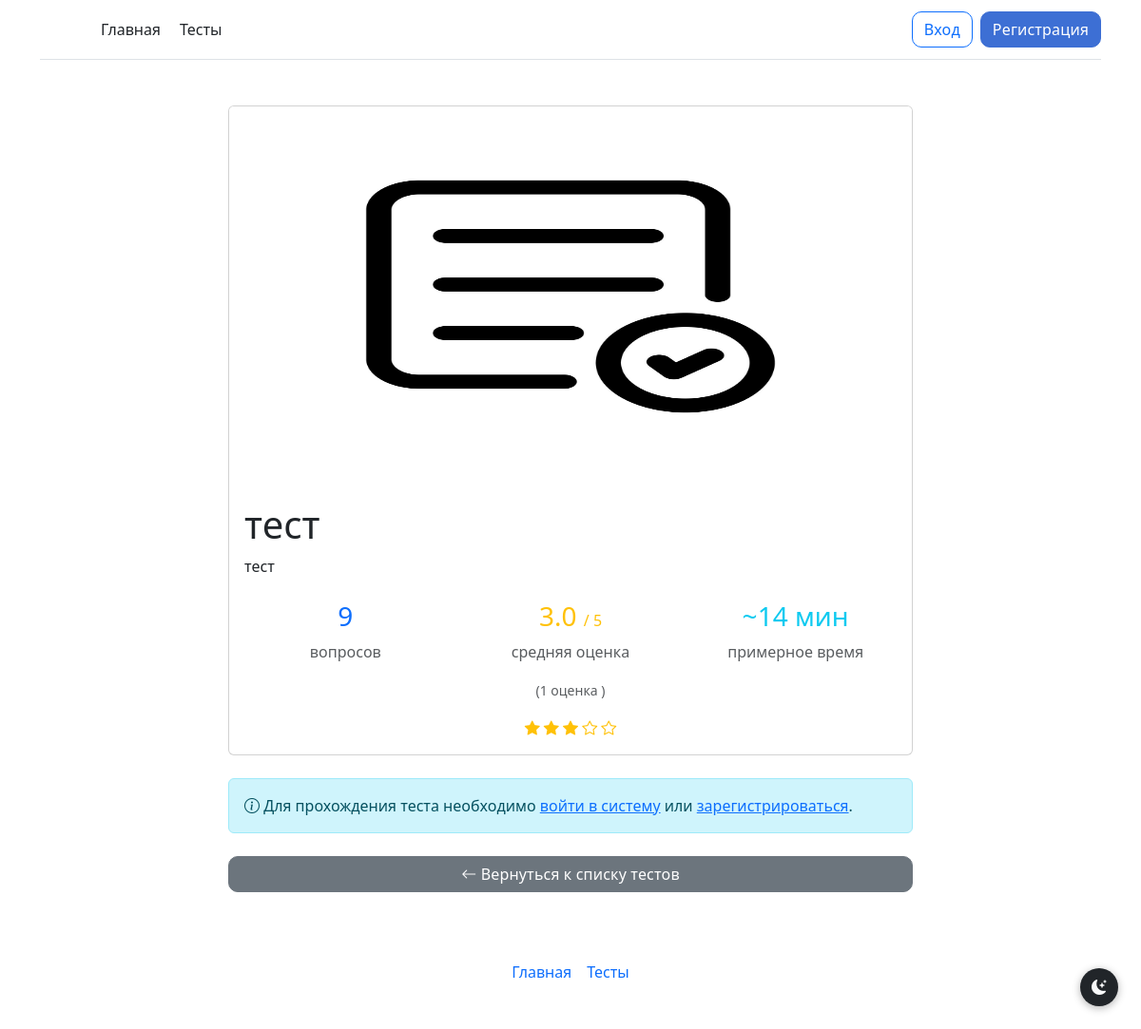
/test/тест , run on the app's committed database.
### models.py (models this page shows)
class Tests(db.Model):
    test_id = db.Column(db.Integer, primary_key=True)
    test_id_creator = db.Column(db.Integer)
    test_name = db.Column(db.String)
    test_description = db.Column(db.String)
    test_status = db.Column(db.Integer)
    test_image = db.Column(db.String)
    test_cat_id = db.Column(db.Integer, default=None)  # ссылка на TestCategory.cat_id или None

### routes/tests.py (the view)
@tests_bp.route('/test/<test_name>')
def view_test(test_name):
    test = Tests.query.filter_by(test_name=test_name, test_status=2).first()
    if not test:
        flash("Тест не найден!", 'danger')
        return redirect("/tests")
    questions_count = Tests_questions.query.filter_by(test_q_test_id=test.test_id, test_q_status=2).count()
    scores = Test_scores.query.filter_by(test_s_test_id=test.test_id).all()
    average_score = round(sum(s.test_s_score for s in scores) / len(scores), 1) if scores else 0
    user_score = None
    active_test = None
    if current_user.is_authenticated:
        user_score = Test_scores.query.filter_by(
            test_s_user_id=current_user.id, test_s_test_id=test.test_id
        ).first()
        if current_user.current_test_id and current_user.current_test_id != test.test_id:
            active_test = Tests.query.get(current_user.current_test_id)
    return render_template("test_info.html", test=test, questions_count=questions_count,
                           average_score=average_score, scores_count=len(scores),
                           user_score=user_score, active_test=active_test)

### __init__.py (called while the page is built, shortened)
@app.before_request
def check_must_rate_test():
    excluded_paths = ['/test/', '/static/', '/logout']

### templates/test_info.html (shortened to what this page needs)
{% extends 'base.html' %}
{% block main %}
<div class="container mt-4">
    <div class="row">
        <div class="col-md-8 mx-auto">
            <div class="card mb-4">
                {% if test.test_image %}
                <img src="{{ url_for('static', filename='img/' + test.test_image) }}"
                     class="card-img-top"
                     alt="{{ test.test_name }}"
                     style="max-height: 400px; object-fit: fill; width: 100%;">
                {% endif %}
                <div class="card-body">
                    <h1 class="card-title">{{ test.test_name }}</h1>
                    <p class="card-text">{{ test.test_description }}</p>
                    <div class="row mt-4">
                        <div class="col-md-4">
                            <div class="text-center">
                                <h3 class="text-primary">{{ questions_count }}</h3>
                                <p class="text-muted">
                                    {% if questions_count == 1 %}
                                    вопрос
                                    {% elif questions_count in [2, 3, 4] %}
                                    вопроса
                                    {% else %}
                                    вопросов
                                    {% endif %}
                                </p>
                            </div>
                        </div>
                        <div class="col-md-4">
                            <div class="text-center">
                                {% if average_score > 0 %}
                                <h3 class="text-warning">
                                    {{ average_score }}
                                    <span class="fs-6">/ 5</span>
                                </h3>
                                <p class="text-muted">средняя оценка</p>
                                <small class="text-muted">({{ scores_count }}
                                    {% if scores_count == 1 %}
                                    оценка
                                    {% elif scores_count in [2, 3, 4] %}
                                    оценки
                                    {% else %}
                                    оценок
                                    {% endif %}
                                )</small>
                                {% else %}
                                <h3 class="text-muted">—</h3>
                                <p class="text-muted">пока нет оценок</p>
                                {% endif %}
                            </div>
                        </div>
                        <div class="col-md-4">
                            <div class="text-center">
                                <h3 class="text-info">~{{ (questions_count * 1.5)|round|int }} мин</h3>
                                <p class="text-muted">примерное время</p>
                            </div>
                        </div>
                    </div>
                    {% if average_score > 0 %}
                    <div class="text-center mt-3">
                        {% for i in range(1, 6) %}
                            {% if i <= average_score %}
                                <i class="bi bi-star-fill text-warning"></i>
                            {% elif i - 0.5 <= average_score %}
                                <i class="bi bi-star-half text-warning"></i>
                            {% else %}
                                <i class="bi bi-star text-warning"></i>
                            {% endif %}
                        {% endfor %}
                    </div>
                    {% endif %}
                </div>
            </div>
            <div class="d-grid gap-2 mb-4">
                {% if current_user.is_authenticated %}
                    {% if current_user.current_test_id %}
                        {% if current_user.current_test_id == test.test_id %}
                        <a href="{{ url_for('take_test', test_name=test.test_name) }}" class="btn btn-success btn-lg">
                            <i class="bi bi-play-circle"></i> Продолжить прохождение
                        </a>
                        {% else %}
                        <a href="{{ url_for('take_test', test_name=active_test.test_name) }}" class="btn btn-warning btn-lg">
                            <i class="bi bi-exclamation-triangle"></i> Сначала завершите тест «{{ active_test.test_name }}»
                        </a>
                        {% endif %}
                    {% else %}
                    <a href="{{ url_for('start_test', test_name=test.test_name) }}" class="btn btn-primary btn-lg">
                        <i class="bi bi-play-circle"></i> Начать прохождение теста
                    </a>
                    {% endif %}
                    {% if current_user.id != test.test_id_creator %}
                    <button class="btn btn-outline-danger" type="button" data-bs-toggle="collapse" data-bs-target="#complaintForm">
                        <i class="bi bi-flag"></i> Пожаловаться на тест
                    </button>
                    <div class="collapse" id="complaintForm">
                        <form method="POST" action="{{ url_for('report_test_complaint', test_name=test.test_name) }}" class="card card-body mt-2">
                            <label class="form-label">Причина жалобы</label>
                            <textarea class="form-control mb-2" name="complaint_text" rows="3" required></textarea>
                            <button type="submit" class="btn btn-danger">
                                Отправить жалобу
                            </button>
                        </form>
                    </div>
                    <button class="btn btn-outline-warning" type="button" data-bs-toggle="collapse" data-bs-target="#errorForm">
                        <i class="bi bi-bug"></i> Сообщить об ошибке в тесте
                    </button>
                    <div class="collapse" id="errorForm">
                        <form method="POST" action="{{ url_for('report_test_error', test_name=test.test_name) }}" class="card card-body mt-2">
                            <label class="form-label">Описание ошибки</label>
                            <textarea class="form-control mb-2" name="error_text" rows="3" required></textarea>
                            <button type="submit" class="btn btn-warning">
                                Отправить автору
                            </button>
                        </form>
                    </div>
                    {% endif %}
                {% else %}
                <div class="alert alert-info" role="alert">
                    <i class="bi bi-info-circle"></i>
                    Для прохождения теста необходимо <a href="/login">войти в систему</a> или <a href="/registration">зарегистрироваться</a>.
                </div>
                {% endif %}
                {% if current_user.is_authenticated and current_user.admin >= 1 %}
                <div class="row">
                    <div class="col-md-6">
                        <a href="/tests" class="btn btn-secondary w-100">
                            <i class="bi bi-arrow-left"></i> Вернуться к списку тестов
                        </a>
                    </div>
                    <div class="col-md-6">
                        <form method="POST"
                              action="{{ url_for('moderator_delete_any_test', test_name=test.test_name) }}"
                              onsubmit="return confirm('Вы уверены, что хотите удалить тест \'{{ test.test_name }}\'? Это действие нельзя отменить!');">
                            <button type="submit" class="btn btn-danger w-100">
                                <i class="bi bi-trash"></i> Удалить тест (модератор)
                            </button>
                        </form>
                    </div>
                </div>
                {% else %}
                <a href="/tests" class="btn btn-secondary">
                    <i class="bi bi-arrow-left"></i> Вернуться к списку тестов
                </a>
                {% endif %}
            </div>
        </div>
    </div>
</div>
{% endblock %}

### static/style/style.css (style rules this page uses)
.btn { border-radius: 10px !important; font-weight: 500; letter-spacing: 0.01em; transition: transform 0.1s ease, box-shadow 0.1s ease, background-color 0.1s ease !important; }
.btn-secondary { background: #6c757d !important; border-color: #6c757d !important; }
.card:not(.card-fixed) .card-img-top { object-fit: fill !important; width: 100%; }

### data on the page
Tests: test_image (picture), test_name "тест", test_description "тест"

### other printed values
{{ questions_count }} "9"
{{ average_score }} "3.0"
{{ scores_count }} "1"
{{ (questions_count * 1.5)|round|int }} "14"
